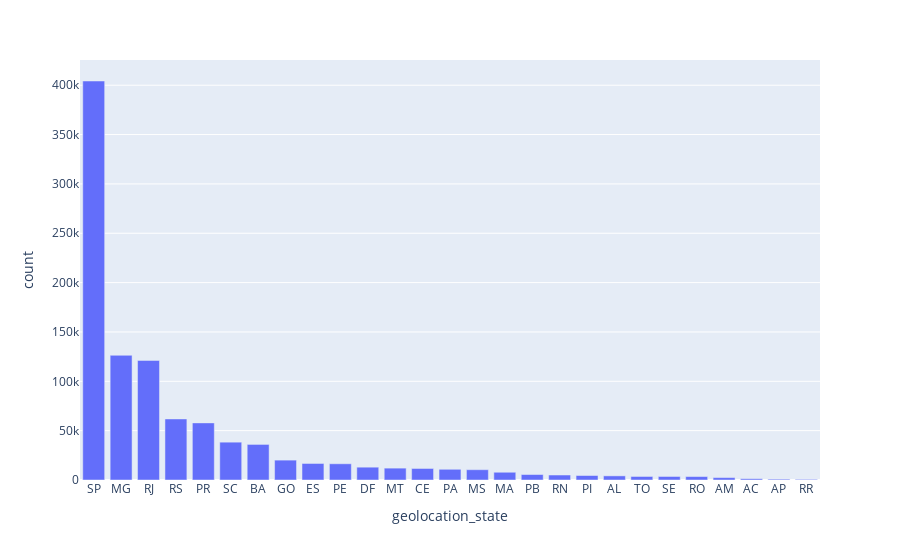
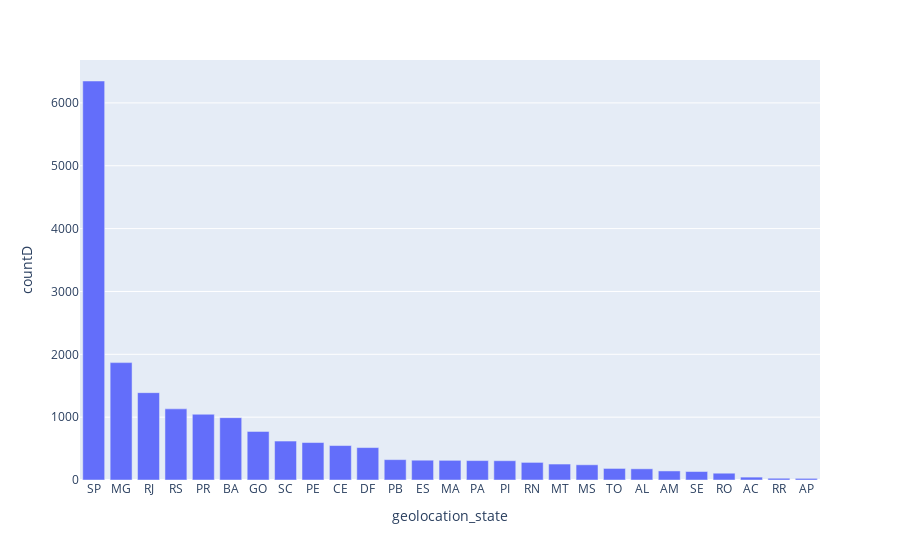

Notebook source saved alongside these figures, in order:
### Code cell
df = (
    geolocations
    .groupby("geolocation_state")
    .agg(count = pd.NamedAgg(column="geolocation_zip_code_prefix", aggfunc="count"),
         countD = pd.NamedAgg(column="geolocation_zip_code_prefix", aggfunc=pd.Series.nunique),
        )
    .reset_index()
)

fig1 = px.bar(data_frame=df.sort_values(by="count", ascending=False),
              x="geolocation_state",
              y="count")

fig2 = px.bar(data_frame=df.sort_values(by="countD", ascending=False),
              x="geolocation_state",
              y="countD")

fig1.show()
fig2.show()

### Figure 1 — Plotly figure (JSON) as saved in the notebook; plotly's stock layout.template omitted (floating-point values rounded to 4 significant figures)
{"data": [{"alignmentgroup": "True", "hovertemplate": "geolocation_state=%{x}<br>count=%{y}<extra></extra>", "legendgroup": "", "marker": {"color": "#636efa"}, "name": "", "offsetgroup": "", "orientation": "v", "showlegend": false, "textposition": "auto", "type": "bar", "x": ["SP", "MG", "RJ", "RS", "PR", "SC", "BA", "GO", "ES", "PE", "DF", "MT", "CE", "PA", "MS", "MA", "PB", "RN", "PI", "AL", "TO", "SE", "RO", "AM", "AC", "AP", "RR"], "xaxis": "x", "y": [404268, 126336, 121169, 61851, 57859, 38328, 36045, 20139, 16748, 16432, 12986, 12031, 11674, 10853, 10431, 7853, 5538, 5041, 4549, 4183, 3576, 3563, 3478, 2432, 1301, 853, 646], "yaxis": "y"}], "layout": {"barmode": "relative", "legend": {"tracegroupgap": 0}, "margin": {"t": 60}, "xaxis": {"anchor": "y", "domain": [0, 1], "title": {"text": "geolocation_state"}}, "yaxis": {"anchor": "x", "domain": [0, 1], "title": {"text": "count"}}}}

### Figure 2 — Plotly figure (JSON) as saved in the notebook; plotly's stock layout.template omitted (floating-point values rounded to 4 significant figures)
{"data": [{"alignmentgroup": "True", "hovertemplate": "geolocation_state=%{x}<br>countD=%{y}<extra></extra>", "legendgroup": "", "marker": {"color": "#636efa"}, "name": "", "offsetgroup": "", "orientation": "v", "showlegend": false, "textposition": "auto", "type": "bar", "x": ["SP", "MG", "RJ", "RS", "PR", "BA", "GO", "SC", "PE", "CE", "DF", "PB", "ES", "MA", "PA", "PI", "RN", "MT", "MS", "TO", "AL", "AM", "SE", "RO", "AC", "RR", "AP"], "xaxis": "x", "y": [6349, 1868, 1390, 1132, 1046, 992, 773, 620, 596, 548, 516, 324, 315, 313, 309, 307, 280, 254, 242, 184, 178, 144, 135, 108, 46, 28, 26], "yaxis": "y"}], "layout": {"barmode": "relative", "legend": {"tracegroupgap": 0}, "margin": {"t": 60}, "xaxis": {"anchor": "y", "domain": [0, 1], "title": {"text": "geolocation_state"}}, "yaxis": {"anchor": "x", "domain": [0, 1], "title": {"text": "countD"}}}}
